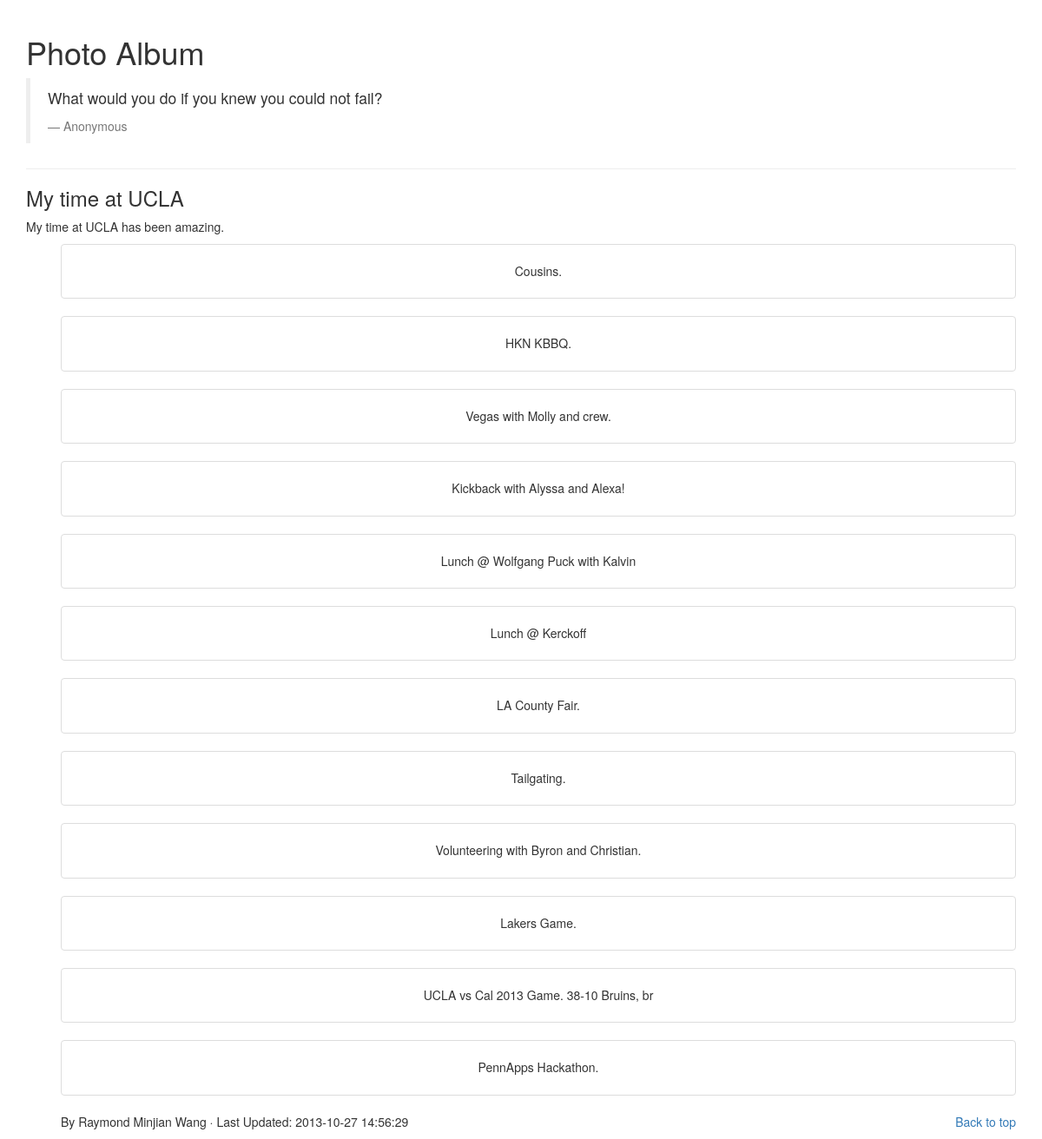
Page /photo.php on the committed database.
### tables this page shows
CREATE TABLE IF NOT EXISTS `photoLinks` (
  `caption` varchar(40) NOT NULL,
  `link` varchar(300) NOT NULL,
  `timestamp` timestamp NOT NULL DEFAULT CURRENT_TIMESTAMP,
  PRIMARY KEY (`timestamp`)
);

CREATE TABLE IF NOT EXISTS `pageUpdateTimes` (
  `page` varchar(30) NOT NULL DEFAULT '',
  `updateTime` timestamp NULL DEFAULT NULL,
  PRIMARY KEY (`page`)
);

### public_html/photo.php (the view, shortened to what this page needs)
<!DOCTYPE html>
<html lang="en">
  <head>
    <link href="//netdna.bootstrapcdn.com/bootstrap/3.0.0/css/bootstrap.min.css" rel="stylesheet">
  </head>
  <body>
    <div class="container">
      <div class="page-header">
        <h1>Photo Album</h1>
        <blockquote>
          <p>What would you do if you knew you could not fail?</p>
          <small>Anonymous</small>
        </blockquote>
      </div>
      <h3>My time at UCLA</h3>
      <p>My time at UCLA has been amazing.</p>
       <ul class="thumbnails">
<?php
$mysql_host = "mysql17.000webhost.com";
$mysql_database = "a4613277_time";
$mysql_user = "a4613277_time";
$mysql_password = "raymond1";
$con=mysqli_connect($mysql_host,$mysql_user,$mysql_password,$mysql_database);
$query = "SELECT * FROM photoLinks ORDER BY timestamp DESC";
$mysqli_result_caption_links =  mysqli_query($con,$query) or die(mysqli_error($con));
while ($row = $mysqli_result_caption_links->fetch_array()) {
   printf ("<li class=\"span12\">");
   printf ("<a class=\"thumbnail\" href=\"%s\">", $row[1]);
   printf ("<img alt=\"\" src=\"%s\">", $row[1]);
   printf ("<div class=\"caption\">");
   printf ("<h5>%s</h5>", $row[0]);
   printf ("</div></a></li>");
}
?>
<?php include 'config.php'; ?>
<?php
$con=mysqli_connect($mysql_host,$mysql_user,$mysql_password,$mysql_database);
$page = "\"index\"";
$query = "SELECT updateTime FROM pageUpdateTimes where page = $page";
$last_update =  mysqli_query($con,$query) or die(mysqli_error($con));;
$row = mysqli_fetch_array($last_update);
print "<footer>";
print " <p class=\"pull-right\"><a href=\"#\">Back to top</a></p>";
print " <p>By Raymond Minjian Wang &middot; Last Updated: $row[0]</a></p>";
print "</footer>";
?>
 </div>
  </body>
</html>

### public_html/photo.php (style rules this page uses)
li { list-style: none; }
h5 { text-align: center; }

### rows in the picture
photolinks: caption "Cousins."
photolinks: caption "HKN KBBQ."
photolinks: caption "Vegas with Molly and crew."
photolinks: caption "Kickback with Alyssa and Alexa!"
photolinks: caption "Lunch @ Wolfgang Puck with Kalvin"
photolinks: caption "Lunch @ Kerckoff"
photolinks: caption "LA County Fair."
photolinks: caption "Tailgating."
photolinks: caption "Volunteering with Byron and Christian."
photolinks: caption "Lakers Game."
photolinks: caption "UCLA vs Cal 2013 Game. 38-10 Bruins, br"
photolinks: caption "PennApps Hackathon."
pageupdatetimes: updateTime "2013-10-27 14:56:29"
